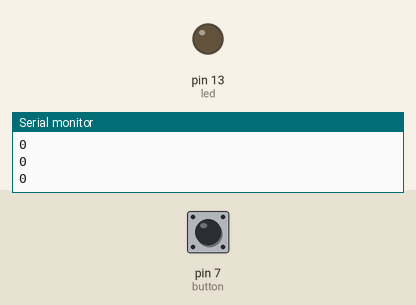
This sketch was run on a simulated Arduino Uno, built with avr-gcc and run on an emulated ATmega328P. Parts: output pins drawn as LEDs (lit = HIGH), the last lines printed to the serial monitor. Inputs (shaded band) come from the test bench; at power-on: pin 7 (button) LOW.

Above: at 1.4 s.
1.5 s: pin 7 (button) pulled HIGH for 0.35 s
At 1.9 s:
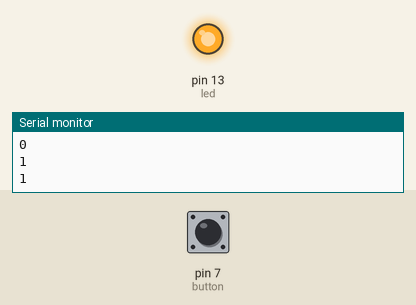
3.6 s: pin 7 (button) pulled HIGH for 3.2 s
At 8.2 s:
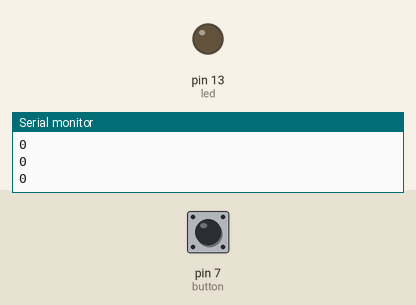
Timing chart, 0 to 9.7 s (numbered marks = the images above; inputs shaded):
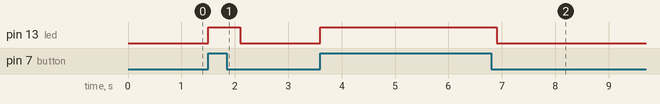

The sketch:

004_Saklar_Tekan_Push_Button.ino.ino
```cpp
int button = 7;
int nilaibutton;
int count;
int led = 13;

void setup(){
  Serial.begin(9600);
  pinMode(button, INPUT);
  pinMode(led, OUTPUT);
}

void loop() {
   nilaibutton = digitalRead(button);
    Serial.println(nilaibutton);

   if(nilaibutton == 1){
    digitalWrite(led, HIGH);
    delay(300);
  }

   if(nilaibutton == 0){
    digitalWrite(led, LOW);
    delay(300);
  }
}
```

Measured:
- after the input at 1.5 s, pin 13 (led): LOW → HIGH at once, → LOW 0.60 s later
- after the input at 3.6 s, pin 13 (led): LOW → HIGH at once, → LOW 3.3 s later
